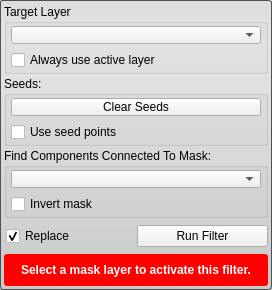
<?xml version="1.0" encoding="UTF-8"?>
<ui version="4.0">
 <class>ConnectedComponentFilterInterface</class>
 <widget class="QWidget" name="ConnectedComponentFilterInterface">
  <property name="geometry">
   <rect>
    <x>0</x>
    <y>0</y>
    <width>272</width>
    <height>290</height>
   </rect>
  </property>
  <property name="sizePolicy">
   <sizepolicy hsizetype="Preferred" vsizetype="Fixed">
    <horstretch>0</horstretch>
    <verstretch>0</verstretch>
   </sizepolicy>
  </property>
  <property name="windowTitle">
   <string>Connected Component Filter</string>
  </property>
  <property name="styleSheet">
   <string notr="true">QWidget#ConnectedComponentFilterInterface{
  border-radius: 3px;
  border: 1px solid rgb(80, 80,80);
  background-color: qlineargradient(spread:pad, x1:0.5, y1:0, x2:0.5, y2:0.960227, stop:0 rgba(221, 221, 221, 255), stop:0.155779 rgba(228, 228, 228, 255), stop:1 rgba(202, 204, 204, 255));      
}</string>
  </property>
  <layout class="QVBoxLayout" name="verticalLayout">
   <property name="spacing">
    <number>2</number>
   </property>
   <property name="margin">
    <number>4</number>
   </property>
   <item>
    <widget class="QGroupBox" name="target_groupbox_">
     <property name="minimumSize">
      <size>
       <width>0</width>
       <height>70</height>
      </size>
     </property>
     <property name="maximumSize">
      <size>
       <width>16777215</width>
       <height>70</height>
      </size>
     </property>
     <property name="title">
      <string>Target Layer</string>
     </property>
     <layout class="QVBoxLayout" name="verticalLayout_4">
      <property name="leftMargin">
       <number>4</number>
      </property>
      <property name="topMargin">
       <number>2</number>
      </property>
      <property name="rightMargin">
       <number>4</number>
      </property>
      <property name="bottomMargin">
       <number>4</number>
      </property>
      <item>
       <widget class="QtUtils::QtDropableComboBox" name="target_layer_">
        <property name="sizePolicy">
         <sizepolicy hsizetype="Ignored" vsizetype="Fixed">
          <horstretch>0</horstretch>
          <verstretch>0</verstretch>
         </sizepolicy>
        </property>
       </widget>
      </item>
      <item>
       <widget class="QWidget" name="widget_2" native="true">
        <property name="minimumSize">
         <size>
          <width>0</width>
          <height>20</height>
         </size>
        </property>
        <layout class="QHBoxLayout" name="horizontalLayout_2">
         <property name="spacing">
          <number>0</number>
         </property>
         <property name="margin">
          <number>0</number>
         </property>
         <item>
          <widget class="QCheckBox" name="use_active_layer_">
           <property name="text">
            <string>Always use active layer</string>
           </property>
          </widget>
         </item>
        </layout>
       </widget>
      </item>
     </layout>
    </widget>
   </item>
   <item>
    <widget class="QGroupBox" name="groupBox">
     <property name="minimumSize">
      <size>
       <width>0</width>
       <height>70</height>
      </size>
     </property>
     <property name="maximumSize">
      <size>
       <width>16777215</width>
       <height>70</height>
      </size>
     </property>
     <property name="title">
      <string>Seeds:</string>
     </property>
     <layout class="QVBoxLayout" name="verticalLayout_2">
      <property name="spacing">
       <number>6</number>
      </property>
      <property name="leftMargin">
       <number>4</number>
      </property>
      <property name="topMargin">
       <number>2</number>
      </property>
      <property name="rightMargin">
       <number>4</number>
      </property>
      <property name="bottomMargin">
       <number>4</number>
      </property>
      <item>
       <widget class="QPushButton" name="clearSeedsButton">
        <property name="sizePolicy">
         <sizepolicy hsizetype="Preferred" vsizetype="Fixed">
          <horstretch>0</horstretch>
          <verstretch>0</verstretch>
         </sizepolicy>
        </property>
        <property name="text">
         <string>Clear Seeds</string>
        </property>
       </widget>
      </item>
      <item>
       <widget class="QWidget" name="widget_3" native="true">
        <property name="minimumSize">
         <size>
          <width>0</width>
          <height>20</height>
         </size>
        </property>
        <layout class="QHBoxLayout" name="horizontalLayout_3">
         <property name="spacing">
          <number>0</number>
         </property>
         <property name="margin">
          <number>0</number>
         </property>
         <item>
          <widget class="QCheckBox" name="use_seeds_">
           <property name="text">
            <string>Use seed points</string>
           </property>
          </widget>
         </item>
        </layout>
       </widget>
      </item>
     </layout>
    </widget>
   </item>
   <item>
    <widget class="QGroupBox" name="connected_to_mask_groupbox_">
     <property name="minimumSize">
      <size>
       <width>0</width>
       <height>70</height>
      </size>
     </property>
     <property name="maximumSize">
      <size>
       <width>16777215</width>
       <height>70</height>
      </size>
     </property>
     <property name="title">
      <string>Find Components Connected To Mask:</string>
     </property>
     <layout class="QVBoxLayout" name="verticalLayout_5">
      <property name="leftMargin">
       <number>4</number>
      </property>
      <property name="topMargin">
       <number>2</number>
      </property>
      <property name="rightMargin">
       <number>4</number>
      </property>
      <property name="bottomMargin">
       <number>4</number>
      </property>
      <item>
       <widget class="QtUtils::QtDropableComboBox" name="mask_">
        <property name="sizePolicy">
         <sizepolicy hsizetype="Ignored" vsizetype="Fixed">
          <horstretch>0</horstretch>
          <verstretch>0</verstretch>
         </sizepolicy>
        </property>
       </widget>
      </item>
      <item>
       <widget class="QWidget" name="widget_4" native="true">
        <property name="minimumSize">
         <size>
          <width>0</width>
          <height>20</height>
         </size>
        </property>
        <layout class="QHBoxLayout" name="horizontalLayout_4">
         <property name="spacing">
          <number>0</number>
         </property>
         <property name="margin">
          <number>0</number>
         </property>
         <item>
          <widget class="QCheckBox" name="invert_mask_">
           <property name="text">
            <string>Invert mask</string>
           </property>
          </widget>
         </item>
        </layout>
       </widget>
      </item>
     </layout>
    </widget>
   </item>
   <item>
    <widget class="QWidget" name="widget" native="true">
     <property name="minimumSize">
      <size>
       <width>0</width>
       <height>32</height>
      </size>
     </property>
     <property name="maximumSize">
      <size>
       <width>16777215</width>
       <height>32</height>
      </size>
     </property>
     <layout class="QHBoxLayout" name="horizontalLayout">
      <property name="spacing">
       <number>0</number>
      </property>
      <property name="leftMargin">
       <number>2</number>
      </property>
      <property name="topMargin">
       <number>0</number>
      </property>
      <property name="rightMargin">
       <number>0</number>
      </property>
      <property name="bottomMargin">
       <number>0</number>
      </property>
      <item>
       <widget class="QCheckBox" name="replaceCheckBox">
        <property name="text">
         <string>Replace</string>
        </property>
        <property name="checked">
         <bool>true</bool>
        </property>
       </widget>
      </item>
      <item>
       <widget class="QPushButton" name="runFilterButton">
        <property name="sizePolicy">
         <sizepolicy hsizetype="Preferred" vsizetype="Fixed">
          <horstretch>0</horstretch>
          <verstretch>0</verstretch>
         </sizepolicy>
        </property>
        <property name="text">
         <string>Run Filter</string>
        </property>
       </widget>
      </item>
     </layout>
    </widget>
   </item>
   <item>
    <widget class="QWidget" name="message_alert_" native="true">
     <property name="minimumSize">
      <size>
       <width>0</width>
       <height>32</height>
      </size>
     </property>
     <property name="maximumSize">
      <size>
       <width>16777215</width>
       <height>32</height>
      </size>
     </property>
     <property name="styleSheet">
      <string notr="true">QLabel#message_{
  color: white;
  font: bold;
}

QWidget#message_alert_{
  border-radius: 3px;
  background-color: red;
}</string>
     </property>
     <layout class="QHBoxLayout" name="horizontalLayout_5">
      <property name="spacing">
       <number>0</number>
      </property>
      <property name="margin">
       <number>4</number>
      </property>
      <item>
       <widget class="QLabel" name="message_">
        <property name="text">
         <string>Select a mask layer to activate this filter.</string>
        </property>
        <property name="alignment">
         <set>Qt::AlignCenter</set>
        </property>
        <property name="wordWrap">
         <bool>true</bool>
        </property>
       </widget>
      </item>
     </layout>
    </widget>
   </item>
  </layout>
 </widget>
 <customwidgets>
  <customwidget>
   <class>QtUtils::QtDropableComboBox</class>
   <extends>QComboBox</extends>
   <header location="global">QtUtils/Widgets/QtDropableComboBox.h</header>
  </customwidget>
 </customwidgets>
 <resources/>
 <connections/>
</ui>
